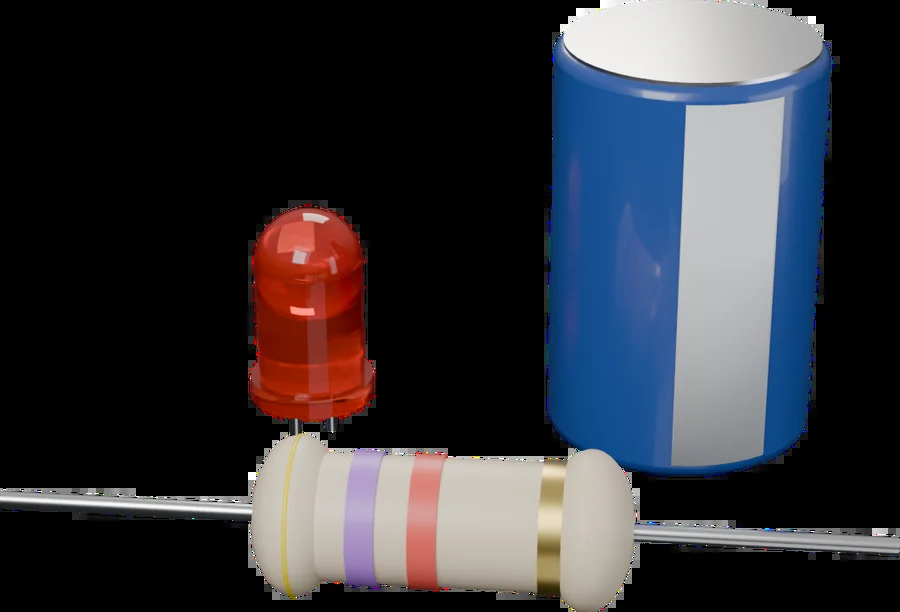
#> input picture imagenes/area-analogica.webp, 900 x 612 px
$ python recortar_foto.py ../../imagenes/area-analogica.webp ../../imagenes/area-digital.webp 5
#> lines starting #> are read from the running program, lines starting #| are printed output that depends on the picture; after the words box and inside, x2 and y2 are one past the last pixel; in counts of white or black regions, pixels touching at a corner belong together
"""Quita el fondo blanco a la foto de un elemento (foto de catálogo o hecha sobre papel blanco)
y la guarda como WebP transparente para usarla en el botón de un área.
Uso: python3 herramientas/imagenes/recortar_foto.py foto.jpg imagenes/area-xxx.webp [tolerancia]
Necesita Pillow, NumPy y OpenCV (pip install pillow numpy opencv-python-headless)."""
import sys
import cv2, numpy as np
from PIL import Image

entrada, salida = sys.argv[1], sys.argv[2]
tol = int(sys.argv[3]) if len(sys.argv) > 3 else 14
img = cv2.imread(entrada)
#> img is the input picture: shape (612, 900, 3); mean B, G, R 57.3, 51.1, 50.8
h, w = img.shape[:2]
#> h = 612; w = 900
# Zonas casi blancas: las que tocan el borde son fondo; también los huecos blancos grandes del interior.
blanco = (img.min(axis=2) > 255 - 2 * tol).astype(np.uint8)
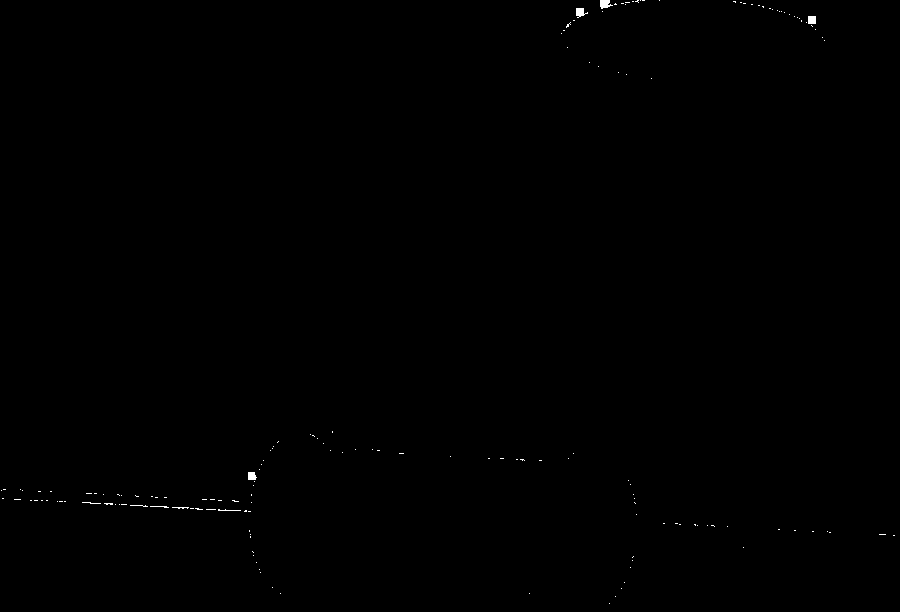
#> blanco: shape (612, 900); values 0 (black) and 1 (white), 0.13% white; 158 white regions (150 under 20 px), largest, box (x1, y1, x2, y2) and area: (600, 0, 613, 9) 80, (576, 8, 588, 18) 73, (808, 16, 816, 24) 64
n, lab, st, _ = cv2.connectedComponentsWithStats(blanco, connectivity=4)
#> lab: shape (612, 900) int32; 176 distinct labels, from 0 to 175
#> n = 176; st = 176 rows, first 6: [0, 0, 900, 612, 550071], [600, 0, 13, 9, 80], [635, 0, 4, 2, 5], [640, 0, 1, 1, 1], [642, 0, 3, 1, 3], [659, 0, 1, 1, 1]
fondo = np.zeros((h, w), bool)
for i in range(1, n):
    x, y, ww, hh, a = st[i]
    if x == 0 or y == 0 or x + ww >= w or y + hh >= h or a > 0.0015 * w * h:
        fondo |= lab == i
#> this loop made 175 passes
#> pass 1, `fondo |= lab == i`:
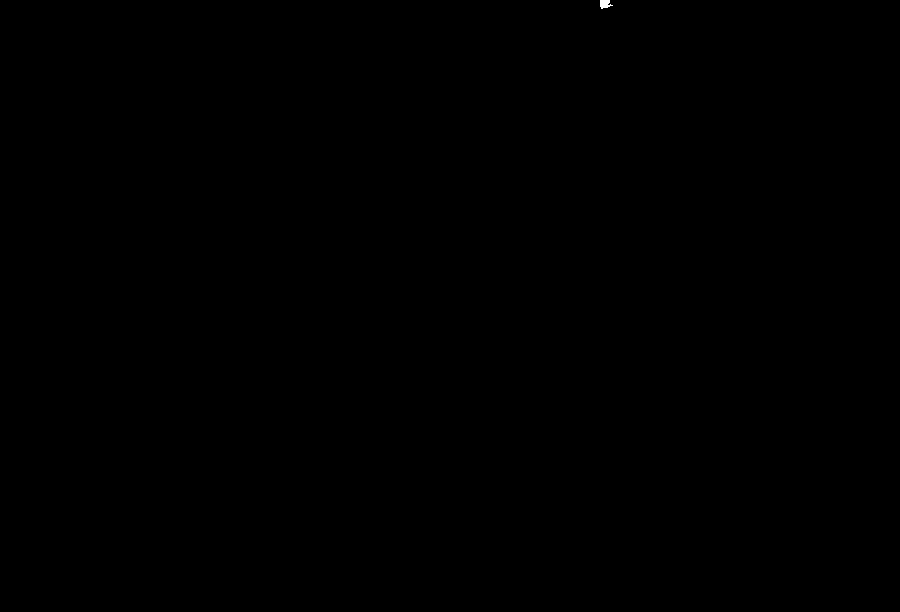
#> fondo: shape (612, 900) bool; 0.01% white; 1 white region, box (x1, y1, x2, y2) and area: (600, 0, 613, 9) 80
#> after the loop: fondo: shape (612, 900) bool; 0.02% white; 5 white regions (4 under 20 px), largest, box (x1, y1, x2, y2) and area: (600, 0, 613, 9) 80
alfa = np.where(fondo, 0, 255).astype(np.uint8)
alfa = cv2.GaussianBlur(cv2.erode(alfa, np.ones((3, 3), np.uint8)), (0, 0), 0.8)
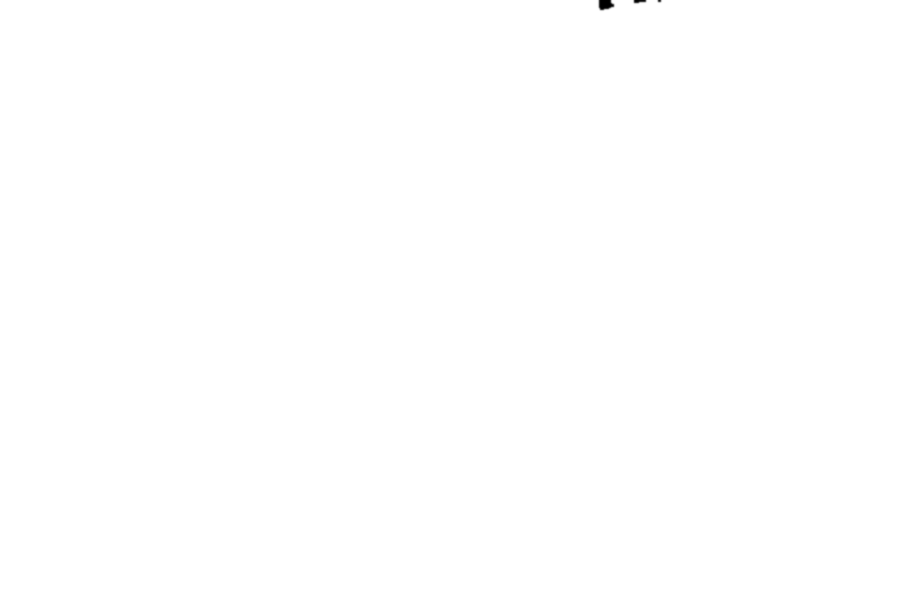
#> alfa: shape (612, 900); min 0, max 255, mean 254.9
rgba = cv2.cvtColor(img, cv2.COLOR_BGR2RGBA)
rgba[..., 3] = alfa
#> rgba: shape (612, 900, 4); mean R, G, B, A 50.8, 51.1, 57.3, 254.9
im = Image.fromarray(rgba)
im = im.crop(im.getbbox())
im.thumbnail((900, 900), Image.LANCZOS)
im.save(salida, quality=86, method=6)
print(salida, im.size)
#| ../../imagenes/area-digital.webp (900, 612)

$ run again, on imagenes/area-plc.webp
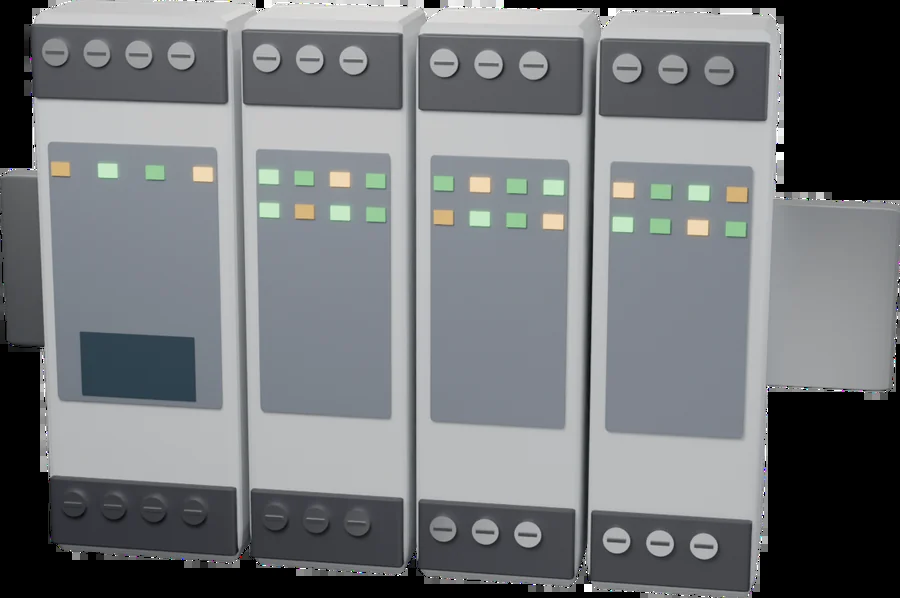
#> input picture imagenes/area-plc.webp, 900 x 598 px
#> img is the input picture: shape (598, 900, 3); mean B, G, R 122.4, 119.6, 116.4
#> `blanco = (img.min(axis=2) > 255 - 2 * tol).astype(np.uint8)`:
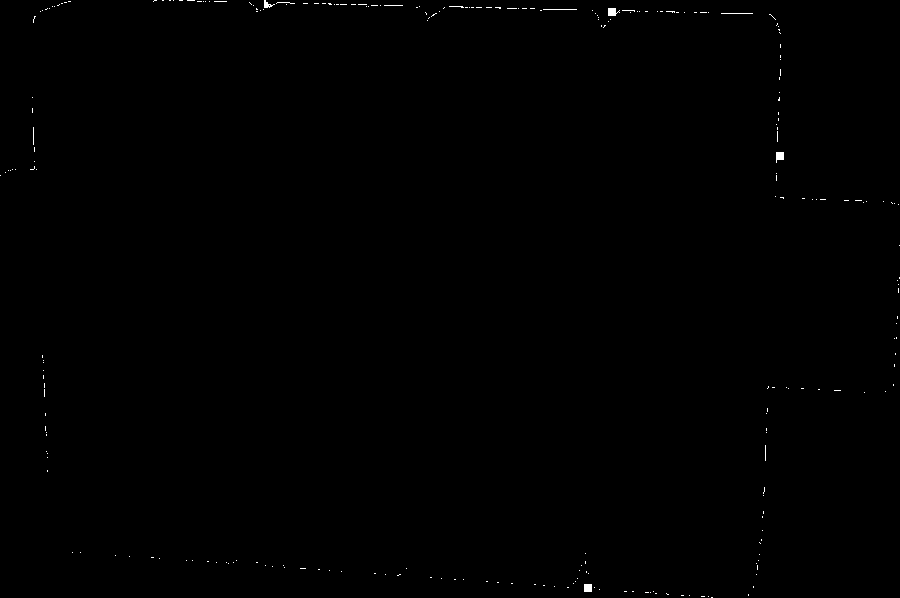
#> blanco: shape (598, 900); values 0 (black) and 1 (white), 0.19% white in thin lines or dots
#> lab: shape (598, 900) int32; 288 distinct labels, from 0 to 287
#> n = 288; st = 288 rows, first 6: [0, 0, 900, 598, 537178], [154, 0, 3, 1, 3], [162, 0, 2, 1, 2], [169, 0, 2, 1, 2], [173, 0, 1, 1, 1], [179, 0, 4, 1, 4]
#> the loop `for i in range(1, n):` made 287 passes
#> `rgba[..., 3] = alfa`:
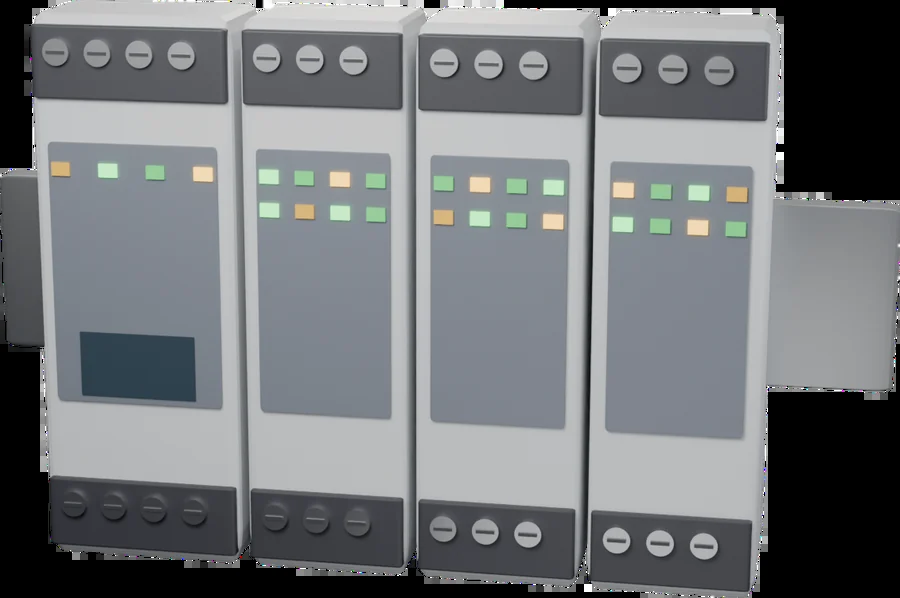
#> rgba: shape (598, 900, 4); mean R, G, B, A 116.4, 119.6, 122.4, 254.9; transparent parts drawn white
#| ../../imagenes/area-plc.webp (900, 598)
